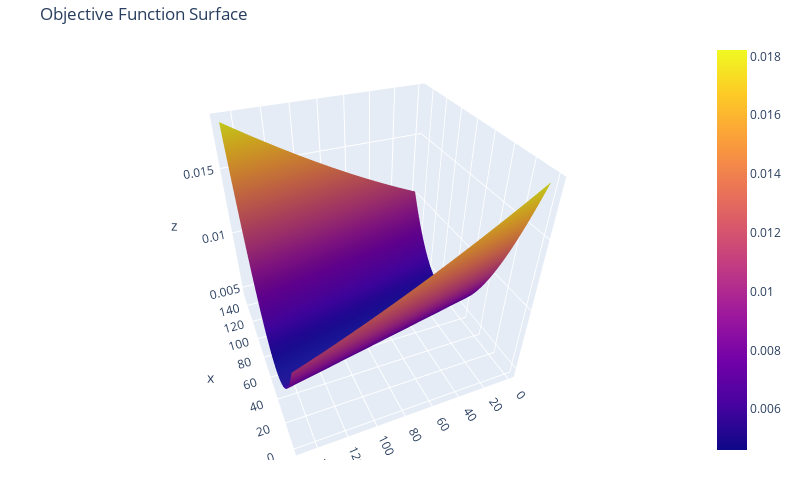

Source (notebook cell):
### Code cell
'''Plot the objective function around the minimum'''

plotly_objective_function(objective_function_data)

### Figure 1 — Plotly figure (JSON) as saved in the notebook; plotly's stock layout.template omitted (floating-point values rounded to 4 significant figures; data arrays with more than 128 entries replaced by an {"elided": "..."} marker saying what was removed)
{"data": [{"type": "surface", "z": {"elided": "150x150 float values"}}], "layout": {"autosize": false, "height": 500, "margin": {"b": 40, "l": 40, "r": 40, "t": 40}, "scene": {"aspectmode": "auto", "aspectratio": {"x": 1, "y": 1, "z": 1}, "camera": {"center": {"x": 0, "y": 0, "z": 0}, "eye": {"x": -1.62, "y": 0.6646, "z": 1.294}, "projection": {"type": "perspective"}, "up": {"x": 0.003478, "y": 0.001972, "z": 1.0}}}, "title": {"text": "Objective Function Surface"}, "width": 800}}
